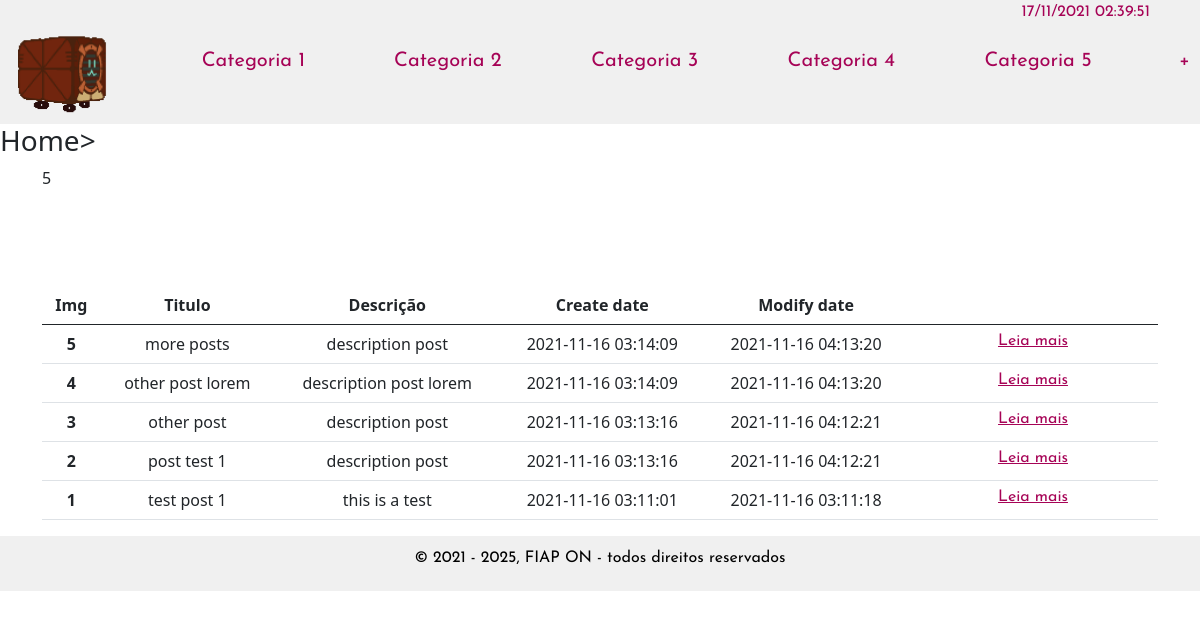
The page / on the database its author committed.
### tables this page shows
CREATE TABLE `categoria` (
  `categoria_id` int(10) UNSIGNED NOT NULL,
  `name` varchar(100) NOT NULL,
  `description` text DEFAULT NULL,
  `create_date` datetime NOT NULL DEFAULT current_timestamp(),
  `modify_date` datetime DEFAULT NULL ON UPDATE current_timestamp()
);

CREATE TABLE `post` (
  `post_id` int(10) UNSIGNED NOT NULL,
  `title` varchar(250) NOT NULL,
  `description` longtext DEFAULT NULL,
  `create_date` datetime NOT NULL DEFAULT current_timestamp(),
  `modify_date` datetime DEFAULT NULL ON UPDATE current_timestamp(),
  `categoria_id` int(10) UNSIGNED NOT NULL
);

### index.php (the view, shortened to what this page needs)
<?php
require_once __DIR__ . '/db/conn.inc.php';
$sql = 'select post_id,title,description,create_date,modify_date from post order by post_id desc';
$stmt = $conn->prepare($sql);
$stmt->execute();
$posts = $stmt->fetchAll(PDO::FETCH_ASSOC);
?>
<html>
<head>
    <link href="https://cdn.jsdelivr.net/npm/bootstrap@5.0.2/dist/css/bootstrap.min.css" rel="stylesheet">
    <link rel="stylesheet" href="lib/fontawesome-free/css/all.min.css">
    <link rel="stylesheet" href="https://code.ionicframework.com/ionicons/2.0.1/css/ionicons.min.css">
    <link rel="stylesheet" href="./public/css/main.css">
    <link rel="stylesheet" href="./public/css/header.css">
</head>
<?php
include __DIR__ . '/app/views/Header.php';
?>
<body>
    <div class="description">
        <h3>Home></h3>
    </div>
    <div class="container">
        <table class="table" style="text-align: center;">
            <thead>
                <tr>
                    <th scope="col">Img</th>
                    <th scope="col">Titulo</th>
                    <th scope="col">Descrição</th>
                    <th scope="col">Create date</th>
                    <th scope="col">Modify date</th>
                    <th scope="col"></th>
                </tr>
            </thead>
            <tbody>
                <?php
                foreach ($posts as $row) {
                    echo '<tr>';
                    echo '<th scope="row">' . $row['post_id'] . '</th>';
                    echo '<td>' . $row['title'] . '</td>';
                    echo '<td>' . $row['description'] . '</td>';
                    echo '<td>' . $row['create_date'] . '</td>';
                    echo '<td>' . $row['modify_date'] . '</td>';
                    echo '<td width=250>';
                    echo '<a  href="app/views/post/ViewPost.php?id=' . $row['post_id'] . '">Leia mais</a>';
                    echo '</tr>';
                    echo "<br/>";
                }
                ?>
            </tbody>
        </table>
    </div>
</body>
<?php
include __DIR__ . "/app/views/Footer.php";
?>
</html>

### app/Header.php (shortened to what this page needs)
<head>
    <?php
    echo '<link rel="stylesheet" href="' . dirname(__DIR__) . '/public/css/header.css">'
    ?>
</head>
<div class="date">
    <?php
    $localDate = date('d/m/Y  H:i:s', time());
    echo $localDate;
    ?>
</div>
<div class="row">
    <header class="header">
        <nav>
            <ul class="nav">
                <li class="nav-item col-1">
                    <a href="index.php"> <img src="./public/images/dollybot.png" width="90" height="80" alt="Home" title="Home" class="logo"></a>
                </li>
                <?php
                require_once __DIR__ . '/../db/conn.inc.php';
                $sql = 'select categoria_id,name,description,create_date,modify_date from categoria order by categoria_id asc';
                $stmt = $conn->prepare($sql);
                $stmt->execute();
                $results = $stmt->fetchAll(PDO::FETCH_ASSOC);
                if (sizeOf($results) <= 5) {
                    foreach ($results as $row) {
                        echo '<li class="nav-item col-2 mt-2">';
                        echo '<a href="app/post/ListPost.php?categoria_id=' . $row['name'] . '"> ' . $row['name'] . '</a>';
                        echo '</li>';
                    }
                } else {
                    for ($i = 0; $i <= 4; $i++) {
                        $row = $results[$i];
                        echo '<li class="nav-item col-2 mt-2">';
                        echo '<a  href="app/post/ListPost.php?categoria_id=' . $row['categoria_id'] . '">Categoria ' . $row['categoria_id'] . '</a>';
                        echo '</li>';
                    }
                    echo '<li class="nav-item col-1 mt-2 outro">';
                    echo '<a   href="app/categoria/ListCategoria.php" title="Mais Posts"> + </a>';
                    echo '</li>';
                }
                ?>
            </ul>
        </nav>
    </header>
</div>

### app/Footer.php
<head>
    <link rel="stylesheet" href="./public/css/footer.css">
</head>
<footer class="estilo_footer">
    <p>© 2021 - 2025, FIAP ON - todos direitos reservados</p>
</footer>

### public/css/main.css (style rules this page uses)
.header { display: block; font-family: "Josefin Sans", sans-serif; background-color: rgba(196, 196, 196, 0.25); width: 100%; color: #a60356; font-size: 24px; text-align: right; }
a { font-family: "Josefin Sans", sans-serif; color: #a60356; }
.container table { text-align: center !important; }

### public/css/header.css (style rules this page uses)
nav ul { margin: 10px !important; }
nav ul li a { text-decoration: none; color: #a60356; font-family: "Josefin Sans", sans-serif; font-size: 20px; }
.logo { position: relative; }
.outro a { font-size: 3rem important!; }
.date { background-color: rgba(196, 196, 196, 0.25); align-items: flex-end; text-align: right; padding-left: 20px; padding-right: 50px; display: list !important; color: #a60356; font-size: 16px; display: block; font-family: "Josefin Sans", sans-serif; }

### public/css/footer.css (style rules this page uses)
.estilo_footer { background: rgba(196, 196, 196, 0.25); width: 100%; color: black; padding: 5px; position: relative; bottom: 0; left: 0; padding-top: 10px; text-align: center; box-sizing: border-box; font-family: Josefin Sans; font-style: normal; font-weight: normal; font-size: 16px; line-height: 24px; clear: both; }

### rows shown on the page
categoria: categoria_id "1"
categoria: categoria_id "2"
categoria: categoria_id "3"
categoria: categoria_id "4"
categoria: categoria_id "5"
post: post_id "5", title "more posts", description "description post", create_date "2021-11-16 03:14:09", modify_date "2021-11-16 04:13:20"
post: post_id "4", title "other post lorem", description "description post lorem", create_date "2021-11-16 03:14:09", modify_date "2021-11-16 04:13:20"
post: post_id "3", title "other post", description "description post", create_date "2021-11-16 03:13:16", modify_date "2021-11-16 04:12:21"
post: post_id "2", title "post test 1", description "description post", create_date "2021-11-16 03:13:16", modify_date "2021-11-16 04:12:21"
post: post_id "1", title "test post 1", description "this is a test", create_date "2021-11-16 03:11:01", modify_date "2021-11-16 03:11:18"
